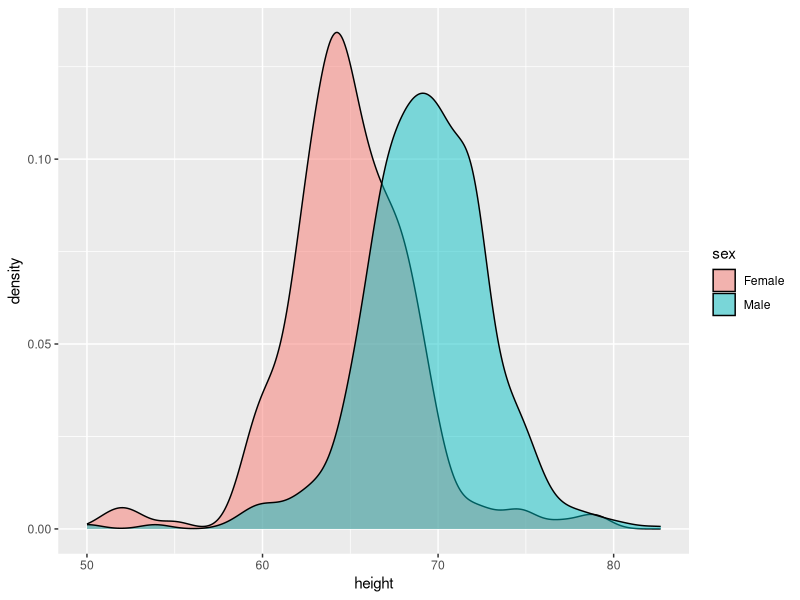

Source code (R):
library(tidyverse)
library(dslabs)
data(heights)
heights%>%ggplot(aes(height,fill=sex))+geom_density(alpha=0.1+3/7*0.9)
